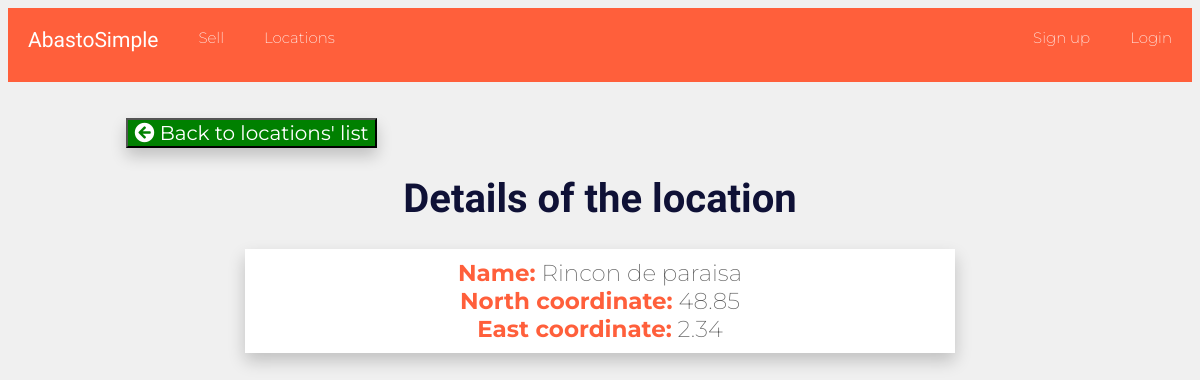
The page /locations/Rincon-de-paraisa-adelebourgeix/ on the database its author committed.
### locations/models.py (models this page shows, shortened)
class Location(models.Model):
    id = models.AutoField(primary_key=True)
    name=models.CharField(max_length=50)
    north_coordinate=models.FloatField()
    east_coordinate=models.FloatField()
    owner=models.ForeignKey(User)
    slug=models.CharField(max_length=50, default="none")

### locations/views.py (the view, shortened to what this page needs)
# urls.py: url(r'^(?P<slug>[\w-]+)/$',views.location_details, name="location_details"),
def location_details(request, slug):
    locations=Location.objects.all().order_by('owner')
    user=request.user
    sellpairs_list=SellPair.objects.all().order_by('product')
    location= Location.objects.get(slug=slug)
    isName=True
    isLat=True
    isLong=True
    print(slug)
    return render(request, "locations/location_details.html", {'user':user, 'location':location,'isName':isName,'isLong':isLong, "isLat":isLat})

### templates/locations/location_details.html (shortened to what this page needs)
{% extends 'base_layout.html'%}
{% block content %}
{% load static from staticfiles %}
      <button id="details" style="float:left; margin-left: 10%; box-shadow: 0px 8px 16px 0px rgba(0,0,0,0.2); font-family: 'Montserrat', sans-serif;font-size: 20px;background-color: green; color:white;">
      <a style="text-decoration:none; color:white;" href="/locations/locations-list"><i class="fas fa-arrow-circle-left"></i> Back to locations' list</a></button><br />
      <h1>Details of the location</h1>
      <div style="  box-shadow: 0px 8px 16px 0px rgba(0,0,0,0.2); background-color: white; margin-left:20%; font-size: 23px; margin-right:20%; padding-top:10px; padding-bottom:10px; border:2px;">
        <b style="color: #ff5f3b;" >Name:</b> {{location.name}} <br />
        <b style="color: #ff5f3b;">North coordinate:</b> {{location.north_coordinate}} <br />
        <b style="color: #ff5f3b;">East coordinate:</b> {{location.east_coordinate}} <br />
      </div>
      </div>
{% endblock %}

### assets/styles.css (style rules this page uses)
body { text-align: center; background-color: #f0f0f0; font-family: 'Montserrat', sans-serif; font-weight: 200; color: #616161; }
h1 { padding-top: 1%; font-size: 40px; color: #0f1136; font-family: 'Indie Flower', sans-serif; }
#details { font-family: 'Montserrat', sans-serif; font-size: 10px; background-color: white; }

### rows shown on the page
Location: name "Rincon de paraisa", north_coordinate "48.85", east_coordinate "2.34"
